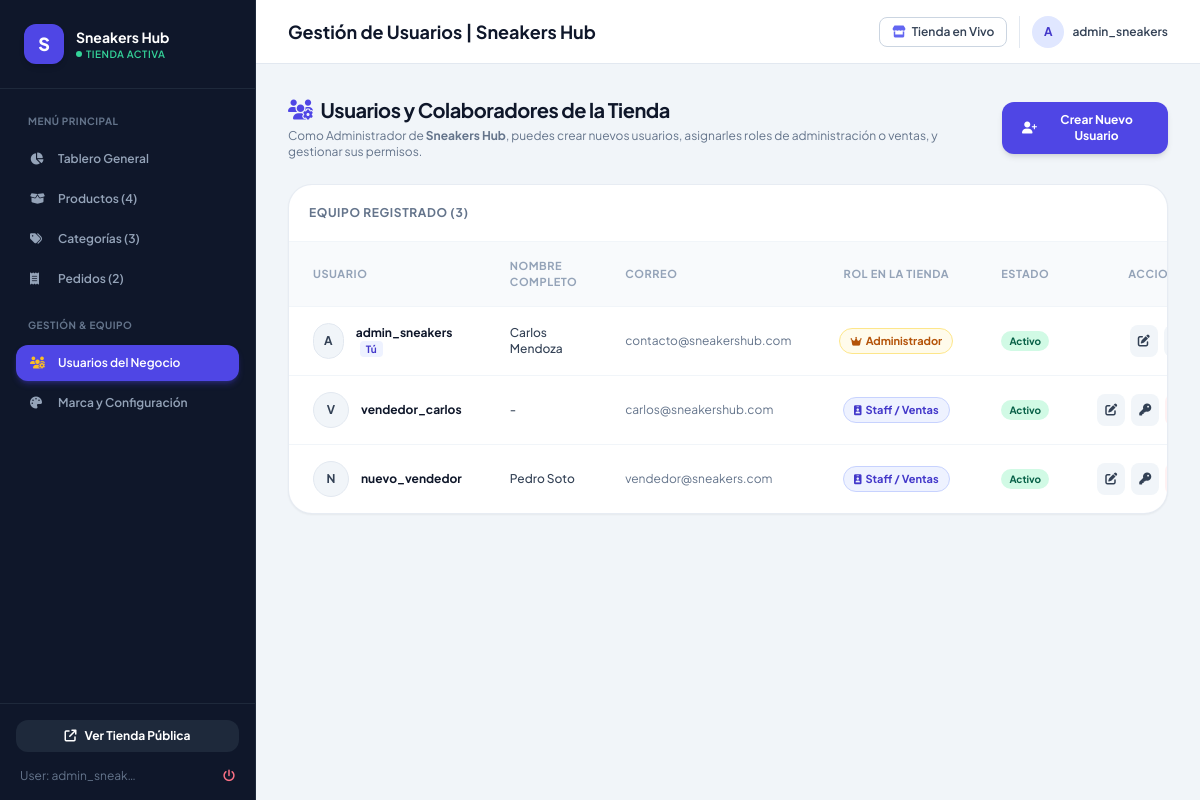
The app's page /store/sneakers-hub/admin/users/ (signed in) with its own data.
### tenants/models.py (models this page shows, shortened)
class Tenant(models.Model):
    name = models.CharField(max_length=150, help_text="Nombre comercial de la tienda")
    slug = models.SlugField(max_length=150, unique=True, help_text="Identificador único para la URL (ej: mi-tienda)")
    description = models.TextField(blank=True, default="", help_text="Descripción o lema de la tienda")
    primary_color = models.CharField(max_length=20, default="#4F46E5", help_text="Color primario en formato HEX (ej: #4F46E5)")
    secondary_color = models.CharField(max_length=20, default="#06B6D4", help_text="Color secundario o de acento HEX")
    logo_url = models.CharField(max_length=500, blank=True, default="", help_text="URL o enlace del logo")
    banner_url = models.CharField(max_length=500, blank=True, default="", help_text="URL o enlace del banner principal")
    contact_email = models.EmailField(blank=True, default="")
    contact_phone = models.CharField(max_length=50, blank=True, default="")
    currency_symbol = models.CharField(max_length=10, default="$", help_text="Símbolo de moneda (ej: $, USD, €, CLP)")
    is_active = models.BooleanField(default=True, help_text="Si la tienda está activa y accesible al público")
    owner = models.ForeignKey(
        User,
        on_delete=models.SET_NULL,
        null=True,
        blank=True,
        related_name="owned_tenants",
        help_text="Usuario propietario/creador principal"
    )
    created_at = models.DateTimeField(auto_now_add=True)
    updated_at = models.DateTimeField(auto_now=True)
    class Meta:
        ordering = ['-created_at']
        verbose_name = 'Tenant / Tienda'
        verbose_name_plural = 'Tenants / Tiendas'

class TenantMembership(models.Model):
    ROLE_ADMIN = 'ADMIN'
    ROLE_STAFF = 'STAFF'
    ROLE_CUSTOMER = 'CUSTOMER'
    ROLE_CHOICES = [
        (ROLE_ADMIN, 'Administrador del Tenant'),
        (ROLE_STAFF, 'Staff / Vendedor'),
        (ROLE_CUSTOMER, 'Cliente Registrado'),
    ]
    tenant = models.ForeignKey(Tenant, on_delete=models.CASCADE, related_name='memberships')
    user = models.ForeignKey(User, on_delete=models.CASCADE, related_name='tenant_memberships')
    role = models.CharField(max_length=20, choices=ROLE_CHOICES, default=ROLE_STAFF)
    is_active = models.BooleanField(default=True)
    created_at = models.DateTimeField(auto_now_add=True)
    class Meta:
        unique_together = ('tenant', 'user')
        verbose_name = 'Membresía / Rol de Usuario en Tenant'
        verbose_name_plural = 'Membresías / Roles de Usuarios en Tenants'

### tenants/views.py (the view)
    def _wrapped(request, slug, *args, **kwargs):
        tenant = get_object_or_404(Tenant, slug=slug)
        if not user_can_admin_tenant(request.user, tenant):
            if not request.user.is_authenticated:
                return redirect(f"/login/?next=/store/{slug}/admin/")
            return render(request, 'tenant_admin/forbidden.html', {'tenant': tenant}, status=403)
        return view_func(request, tenant, *args, **kwargs)

### templates/tenant_admin/users.html (shortened to what this page needs)
{% extends "tenant_admin/base_tenant_admin.html" %}
{% block page_title %}Gestión de Usuarios | {{ tenant.name }}{% endblock %}
{% block admin_content %}
<div class="space-y-6">
    <div class="flex flex-col sm:flex-row sm:items-center justify-between gap-4">
        <div>
            <h2 class="text-xl font-bold text-slate-900 tracking-tight flex items-center gap-2">
                <i class="fa-solid fa-users-gear text-indigo-600"></i> Usuarios y Colaboradores de la Tienda
            </h2>
            <p class="text-xs text-slate-500 mt-1">
                Como Administrador de <strong>{{ tenant.name }}</strong>, puedes crear nuevos usuarios, asignarles roles de administración o ventas, y gestionar sus permisos.
            </p>
        </div>
        <button onclick="document.getElementById('createUserModal').classList.remove('hidden')" class="inline-flex items-center gap-2 px-5 py-2.5 rounded-xl font-bold text-xs text-white bg-indigo-600 hover:bg-indigo-700 shadow-md transition-all">
            <i class="fa-solid fa-user-plus"></i> Crear Nuevo Usuario
        </button>
    </div>
    <div class="bg-white rounded-3xl border border-slate-200/80 shadow-sm overflow-hidden">
        <div class="p-5 border-b border-slate-100 flex items-center justify-between">
            <span class="text-xs font-bold text-slate-500 uppercase tracking-wider">Equipo Registrado ({{ memberships|length }})</span>
        </div>
        <div class="overflow-x-auto">
            <table class="w-full text-left text-xs text-slate-600">
                <thead class="bg-slate-50 text-[11px] uppercase tracking-wider text-slate-400 border-b border-slate-100">
                    <tr>
                        <th class="py-4 px-6">Usuario</th>
                        <th class="py-4 px-6">Nombre Completo</th>
                        <th class="py-4 px-6">Correo</th>
                        <th class="py-4 px-6 text-center">Rol en la Tienda</th>
                        <th class="py-4 px-6 text-center">Estado</th>
                        <th class="py-4 px-6 text-right">Acciones</th>
                    </tr>
                </thead>
                <tbody class="divide-y divide-slate-100">
                    {% for m in memberships %}
                    <tr class="hover:bg-slate-50/60 transition-colors">
                        <td class="py-4 px-6">
                            <div class="flex items-center gap-3">
                                <div class="w-9 h-9 rounded-full bg-slate-100 text-slate-700 font-bold flex items-center justify-center text-xs border border-slate-200">
                                    {{ m.user.username|slice:":1"|upper }}
                                </div>
                                <div>
                                    <span class="font-bold text-slate-900">{{ m.user.username }}</span>
                                    {% if m.user == request.user %}
                                    <span class="ml-1 text-[10px] bg-indigo-50 text-indigo-700 font-bold px-1.5 py-0.5 rounded">Tú</span>
                                    {% endif %}
                                </div>
                            </div>
                        </td>
                        <td class="py-4 px-6 font-medium text-slate-700">
                            {{ m.user.get_full_name|default:"-" }}
                        </td>
                        <td class="py-4 px-6 text-slate-500">
                            {{ m.user.email|default:"Sin email" }}
                        </td>
                        <td class="py-4 px-6 text-center">
                            {% if m.role == 'ADMIN' %}
                            <span class="inline-flex items-center gap-1 px-2.5 py-1 rounded-full text-[11px] font-bold bg-amber-50 text-amber-700 border border-amber-200">
                                <i class="fa-solid fa-crown text-[10px]"></i> Administrador
                            </span>
                            {% elif m.role == 'STAFF' %}
                            <span class="inline-flex items-center gap-1 px-2.5 py-1 rounded-full text-[11px] font-bold bg-indigo-50 text-indigo-700 border border-indigo-200">
                                <i class="fa-solid fa-id-badge text-[10px]"></i> Staff / Ventas
                            </span>
                            {% else %}
                            <span class="inline-flex items-center gap-1 px-2.5 py-1 rounded-full text-[11px] font-bold bg-slate-100 text-slate-700">
                                Cliente
                            </span>
                            {% endif %}
                        </td>
                        <td class="py-4 px-6 text-center">
                            {% if m.is_active %}
                            <span class="inline-flex items-center px-2 py-0.5 rounded-full text-[10px] font-bold bg-emerald-100 text-emerald-800">
                                Activo
                            </span>
                            {% else %}
                            <span class="inline-flex items-center px-2 py-0.5 rounded-full text-[10px] font-bold bg-rose-100 text-rose-800">
                                Inactivo
                            </span>
                            {% endif %}
                        </td>
                        <td class="py-4 px-6 text-right">
                            <div class="flex items-center justify-end gap-1.5">
                                <a href="{% url 'tenant_admin_user_edit' slug=tenant.slug membership_id=m.id %}" class="p-2 rounded-lg bg-slate-100 hover:bg-slate-200 text-slate-700 transition-colors" title="Editar Rol y Datos">
                                    <i class="fa-solid fa-pen-to-square"></i>
                                </a>
                                <a href="{% url 'tenant_admin_user_password' slug=tenant.slug membership_id=m.id %}" class="p-2 rounded-lg bg-slate-100 hover:bg-slate-200 text-slate-700 transition-colors" title="Cambiar Contraseña">
                                    <i class="fa-solid fa-key"></i>
                                </a>
                            </div>
                        </td>
                    </tr>
                    {% endfor %}
                </tbody>
            </table>
        </div>
    </div>
</div>
{% endblock %}

### templates/tenant_admin/base_tenant_admin.html (shortened to what this page needs)
{% extends "base.html" %}
{% block layout %}
<div class="min-h-full flex bg-slate-100 text-slate-800">
    <aside class="w-64 bg-slate-900 text-slate-300 flex-shrink-0 flex flex-col justify-between hidden md:flex border-r border-slate-800">
        <div>
            <div class="p-6 border-b border-slate-800">
                <div class="flex items-center gap-3">
                    <div class="w-10 h-10 rounded-xl flex items-center justify-center text-white font-extrabold text-lg shadow-md" style="background-color: {{ tenant.primary_color }};">
                        {{ tenant.name|slice:":1" }}
                    </div>
                    <div class="overflow-hidden">
                        <h2 class="text-sm font-bold text-white truncate">{{ tenant.name }}</h2>
                        <span class="text-[10px] font-semibold tracking-wider uppercase text-emerald-400 flex items-center gap-1">
                            <span class="w-1.5 h-1.5 rounded-full bg-emerald-400"></span> Tienda Activa
                        </span>
                    </div>
                </div>
            </div>
            <nav class="p-4 space-y-1 text-xs font-semibold">
                <div class="px-3 py-2 text-[10px] font-bold text-slate-500 uppercase tracking-wider">Menú Principal</div>
                <a href="{% url 'tenant_admin_dashboard' slug=tenant.slug %}"
                    class="flex items-center gap-3 px-3.5 py-2.5 rounded-xl transition-all {% if active_tab == 'dashboard' %}bg-indigo-600 text-white shadow-md shadow-indigo-600/30{% else %}text-slate-400 hover:text-white hover:bg-slate-800{% endif %}">
                    <i class="fa-solid fa-chart-pie w-4"></i>
                    <span>Tablero General</span>
                </a>
                <a href="{% url 'tenant_admin_products' slug=tenant.slug %}"
                    class="flex items-center gap-3 px-3.5 py-2.5 rounded-xl transition-all {% if active_tab == 'products' %}bg-indigo-600 text-white shadow-md shadow-indigo-600/30{% else %}text-slate-400 hover:text-white hover:bg-slate-800{% endif %}">
                    <i class="fa-solid fa-box-open w-4"></i>
                    <span>Productos ({{ tenant.products.count }})</span>
                </a>
                <a href="{% url 'tenant_admin_categories' slug=tenant.slug %}"
                    class="flex items-center gap-3 px-3.5 py-2.5 rounded-xl transition-all {% if active_tab == 'categories' %}bg-indigo-600 text-white shadow-md shadow-indigo-600/30{% else %}text-slate-400 hover:text-white hover:bg-slate-800{% endif %}">
                    <i class="fa-solid fa-tags w-4"></i>
                    <span>Categorías ({{ tenant.categories.count }})</span>
                </a>
                <a href="{% url 'tenant_admin_orders' slug=tenant.slug %}"
                    class="flex items-center gap-3 px-3.5 py-2.5 rounded-xl transition-all {% if active_tab == 'orders' %}bg-indigo-600 text-white shadow-md shadow-indigo-600/30{% else %}text-slate-400 hover:text-white hover:bg-slate-800{% endif %}">
                    <i class="fa-solid fa-receipt w-4"></i>
                    <span>Pedidos ({{ tenant.orders.count }})</span>
                </a>
                <div class="px-3 pt-4 pb-2 text-[10px] font-bold text-slate-500 uppercase tracking-wider">Gestión & Equipo</div>
                <a href="{% url 'tenant_admin_users' slug=tenant.slug %}"
                    class="flex items-center gap-3 px-3.5 py-2.5 rounded-xl transition-all {% if active_tab == 'users' %}bg-indigo-600 text-white shadow-md shadow-indigo-600/30{% else %}text-slate-400 hover:text-white hover:bg-slate-800{% endif %}">
                    <i class="fa-solid fa-users-gear w-4 text-amber-400"></i>
                    <span>Usuarios del Negocio</span>
                </a>
                <a href="{% url 'tenant_admin_settings' slug=tenant.slug %}"
                    class="flex items-center gap-3 px-3.5 py-2.5 rounded-xl transition-all {% if active_tab == 'settings' %}bg-indigo-600 text-white shadow-md shadow-indigo-600/30{% else %}text-slate-400 hover:text-white hover:bg-slate-800{% endif %}">
                    <i class="fa-solid fa-palette w-4"></i>
                    <span>Marca y Configuración</span>
                </a>
            </nav>
        </div>
        <div class="p-4 border-t border-slate-800 space-y-2">
            <a href="{% url 'storefront_view' slug=tenant.slug %}" target="_blank" class="w-full flex items-center justify-center gap-2 py-2 px-3 rounded-xl text-xs font-bold text-white bg-slate-800 hover:bg-slate-700 transition-colors">
                <i class="fa-solid fa-arrow-up-right-from-square"></i> Ver Tienda Pública
            </a>
            <div class="flex items-center justify-between pt-2 px-1 text-xs text-slate-500">
                <span class="truncate max-w-[120px]">User: {{ request.user.username }}</span>
                <a href="{% url 'logout' %}" class="text-rose-400 hover:text-rose-300 transition-colors" title="Cerrar Sesión">
                    <i class="fa-solid fa-power-off"></i>
                </a>
            </div>
        </div>
    </aside>
    <div class="flex-1 flex flex-col min-w-0 overflow-y-auto">
        <header class="bg-white border-b border-slate-200 h-16 flex items-center justify-between px-4 sm:px-8 sticky top-0 z-20">
            <div class="flex items-center gap-3">
                <h1 class="text-base sm:text-lg font-bold text-slate-900 flex items-center gap-2">
                    {% block page_title %}Administración de Tienda{% endblock %}
                </h1>
            </div>
            <div class="flex items-center gap-3">
                <a href="{% url 'storefront_view' slug=tenant.slug %}" target="_blank" class="hidden sm:inline-flex items-center gap-1.5 text-xs font-semibold px-3 py-1.5 rounded-lg border border-slate-300 text-slate-700 hover:bg-slate-50 transition-colors">
                    <i class="fa-solid fa-store text-indigo-500"></i> Tienda en Vivo
                </a>
                <div class="flex items-center gap-2 pl-3 border-l border-slate-200">
                    <div class="w-8 h-8 rounded-full bg-indigo-100 text-indigo-700 flex items-center justify-center font-bold text-xs">
                        {{ request.user.username|slice:":1"|upper }}
                    </div>
                    <span class="text-xs font-semibold text-slate-700 hidden sm:inline">{{ request.user.username }}</span>
                </div>
            </div>
        </header>
        <main class="p-4 sm:p-8 flex-1">
            {% block admin_content %}{% endblock %}
        </main>
    </div>
</div>
{% endblock %}

### records on screen
Tenant: name "S", name "Sneakers Hub", products.count "4", categories.count "3", orders.count "2"
TenantMembership: user.username "A", user.username "admin_sneakers", shows "Tú", user.get_full_name "Carlos Mendoza", user.email "contacto@sneakershub.com", role "ADMIN" (drawn), is_active "Activo"
TenantMembership: user.username "V", user.username "vendedor_carlos", user.get_full_name "-", user.email "carlos@sneakershub.com", role "STAFF" (drawn), is_active "Activo"
TenantMembership: user.username "N", user.username "nuevo_vendedor", user.get_full_name "Pedro Soto", user.email "vendedor@sneakers.com", role "STAFF" (drawn), is_active "Activo"

### other values on screen
{{ request.user.username }} "admin_sneak…"
{{ request.user.username|slice:":1"|upper }} "A"
{{ request.user.username }} "admin_sneakers"
{{ memberships|length }} "3"
